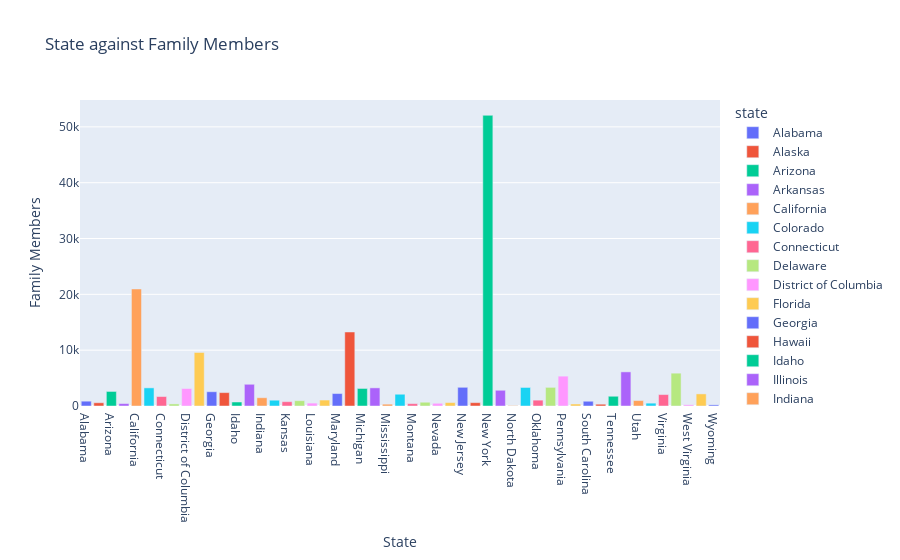

Here is the notebook cell this chart was saved with:
### Code cell
fig = px.bar(homelessness, x='state', y='family_members', color='state', title="State against Family Members")
fig.update_layout(xaxis_title = 'State', yaxis_title = 'Family Members')
fig.show()

### Figure 1 — Plotly figure (JSON) as saved in the notebook; plotly's stock layout.template omitted (floating-point values rounded to 4 significant figures)
{"data": [{"alignmentgroup": "True", "hovertemplate": "state=%{x}<br>family_members=%{y}<extra></extra>", "legendgroup": "Alabama", "marker": {"color": "#636efa", "pattern": {"shape": ""}}, "name": "Alabama", "offsetgroup": "Alabama", "orientation": "v", "showlegend": true, "textposition": "auto", "type": "bar", "x": ["Alabama"], "xaxis": "x", "y": [864], "yaxis": "y"}, {"alignmentgroup": "True", "hovertemplate": "state=%{x}<br>family_members=%{y}<extra></extra>", "legendgroup": "Alaska", "marker": {"color": "#EF553B", "pattern": {"shape": ""}}, "name": "Alaska", "offsetgroup": "Alaska", "orientation": "v", "showlegend": true, "textposition": "auto", "type": "bar", "x": ["Alaska"], "xaxis": "x", "y": [582], "yaxis": "y"}, {"alignmentgroup": "True", "hovertemplate": "state=%{x}<br>family_members=%{y}<extra></extra>", "legendgroup": "Arizona", "marker": {"color": "#00cc96", "pattern": {"shape": ""}}, "name": "Arizona", "offsetgroup": "Arizona", "orientation": "v", "showlegend": true, "textposition": "auto", "type": "bar", "x": ["Arizona"], "xaxis": "x", "y": [2606], "yaxis": "y"}, {"alignmentgroup": "True", "hovertemplate": "state=%{x}<br>family_members=%{y}<extra></extra>", "legendgroup": "Arkansas", "marker": {"color": "#ab63fa", "pattern": {"shape": ""}}, "name": "Arkansas", "offsetgroup": "Arkansas", "orientation": "v", "showlegend": true, "textposition": "auto", "type": "bar", "x": ["Arkansas"], "xaxis": "x", "y": [432], "yaxis": "y"}, {"alignmentgroup": "True", "hovertemplate": "state=%{x}<br>family_members=%{y}<extra></extra>", "legendgroup": "California", "marker": {"color": "#FFA15A", "pattern": {"shape": ""}}, "name": "California", "offsetgroup": "California", "orientation": "v", "showlegend": true, "textposition": "auto", "type": "bar", "x": ["California"], "xaxis": "x", "y": [20964], "yaxis": "y"}, {"alignmentgroup": "True", "hovertemplate": "state=%{x}<br>family_members=%{y}<extra></extra>", "legendgroup": "Colorado", "marker": {"color": "#19d3f3", "pattern": {"shape": ""}}, "name": "Colorado", "offsetgroup": "Colorado", "orientation": "v", "showlegend": true, "textposition": "auto", "type": "bar", "x": ["Colorado"], "xaxis": "x", "y": [3250], "yaxis": "y"}, {"alignmentgroup": "True", "hovertemplate": "state=%{x}<br>family_members=%{y}<extra></extra>", "legendgroup": "Connecticut", "marker": {"color": "#FF6692", "pattern": {"shape": ""}}, "name": "Connecticut", "offsetgroup": "Connecticut", "orientation": "v", "showlegend": true, "textposition": "auto", "type": "bar", "x": ["Connecticut"], "xaxis": "x", "y": [1696], "yaxis": "y"}, {"alignmentgroup": "True", "hovertemplate": "state=%{x}<br>family_members=%{y}<extra></extra>", "legendgroup": "Delaware", "marker": {"color": "#B6E880", "pattern": {"shape": ""}}, "name": "Delaware", "offsetgroup": "Delaware", "orientation": "v", "showlegend": true, "textposition": "auto", "type": "bar", "x": ["Delaware"], "xaxis": "x", "y": [374], "yaxis": "y"}, {"alignmentgroup": "True", "hovertemplate": "state=%{x}<br>family_members=%{y}<extra></extra>", "legendgroup": "District of Columbia", "marker": {"color": "#FF97FF", "pattern": {"shape": ""}}, "name": "District of Columbia", "offsetgroup": "District of Columbia", "orientation": "v", "showlegend": true, "textposition": "auto", "type": "bar", "x": ["District of Columbia"], "xaxis": "x", "y": [3134], "yaxis": "y"}, {"alignmentgroup": "True", "hovertemplate": "state=%{x}<br>family_members=%{y}<extra></extra>", "legendgroup": "Florida", "marker": {"color": "#FECB52", "pattern": {"shape": ""}}, "name": "Florida", "offsetgroup": "Florida", "orientation": "v", "showlegend": true, "textposition": "auto", "type": "bar", "x": ["Florida"], "xaxis": "x", "y": [9587], "yaxis": "y"}, {"alignmentgroup": "True", "hovertemplate": "state=%{x}<br>family_members=%{y}<extra></extra>", "legendgroup": "Georgia", "marker": {"color": "#636efa", "pattern": {"shape": ""}}, "name": "Georgia", "offsetgroup": "Georgia", "orientation": "v", "showlegend": true, "textposition": "auto", "type": "bar", "x": ["Georgia"], "xaxis": "x", "y": [2556], "yaxis": "y"}, {"alignmentgroup": "True", "hovertemplate": "state=%{x}<br>family_members=%{y}<extra></extra>", "legendgroup": "Hawaii", "marker": {"color": "#EF553B", "pattern": {"shape": ""}}, "name": "Hawaii", "offsetgroup": "Hawaii", "orientation": "v", "showlegend": true, "textposition": "auto", "type": "bar", "x": ["Hawaii"], "xaxis": "x", "y": [2399], "yaxis": "y"}, {"alignmentgroup": "True", "hovertemplate": "state=%{x}<br>family_members=%{y}<extra></extra>", "legendgroup": "Idaho", "marker": {"color": "#00cc96", "pattern": {"shape": ""}}, "name": "Idaho", "offsetgroup": "Idaho", "orientation": "v", "showlegend": true, "textposition": "auto", "type": "bar", "x": ["Idaho"], "xaxis": "x", "y": [715], "yaxis": "y"}, {"alignmentgroup": "True", "hovertemplate": "state=%{x}<br>family_members=%{y}<extra></extra>", "legendgroup": "Illinois", "marker": {"color": "#ab63fa", "pattern": {"shape": ""}}, "name": "Illinois", "offsetgroup": "Illinois", "orientation": "v", "showlegend": true, "textposition": "auto", "type": "bar", "x": ["Illinois"], "xaxis": "x", "y": [3891], "yaxis": "y"}, {"alignmentgroup": "True", "hovertemplate": "state=%{x}<br>family_members=%{y}<extra></extra>", "legendgroup": "Indiana", "marker": {"color": "#FFA15A", "pattern": {"shape": ""}}, "name": "Indiana", "offsetgroup": "Indiana", "orientation": "v", "showlegend": true, "textposition": "auto", "type": "bar", "x": ["Indiana"], "xaxis": "x", "y": [1482], "yaxis": "y"}, {"alignmentgroup": "True", "hovertemplate": "state=%{x}<br>family_members=%{y}<extra></extra>", "legendgroup": "Iowa", "marker": {"color": "#19d3f3", "pattern": {"shape": ""}}, "name": "Iowa", "offsetgroup": "Iowa", "orientation": "v", "showlegend": true, "textposition": "auto", "type": "bar", "x": ["Iowa"], "xaxis": "x", "y": [1038], "yaxis": "y"}, {"alignmentgroup": "True", "hovertemplate": "state=%{x}<br>family_members=%{y}<extra></extra>", "legendgroup": "Kansas", "marker": {"color": "#FF6692", "pattern": {"shape": ""}}, "name": "Kansas", "offsetgroup": "Kansas", "orientation": "v", "showlegend": true, "textposition": "auto", "type": "bar", "x": ["Kansas"], "xaxis": "x", "y": [773], "yaxis": "y"}, {"alignmentgroup": "True", "hovertemplate": "state=%{x}<br>family_members=%{y}<extra></extra>", "legendgroup": "Kentucky", "marker": {"color": "#B6E880", "pattern": {"shape": ""}}, "name": "Kentucky", "offsetgroup": "Kentucky", "orientation": "v", "showlegend": true, "textposition": "auto", "type": "bar", "x": ["Kentucky"], "xaxis": "x", "y": [953], "yaxis": "y"}, {"alignmentgroup": "True", "hovertemplate": "state=%{x}<br>family_members=%{y}<extra></extra>", "legendgroup": "Louisiana", "marker": {"color": "#FF97FF", "pattern": {"shape": ""}}, "name": "Louisiana", "offsetgroup": "Louisiana", "orientation": "v", "showlegend": true, "textposition": "auto", "type": "bar", "x": ["Louisiana"], "xaxis": "x", "y": [519], "yaxis": "y"}, {"alignmentgroup": "True", "hovertemplate": "state=%{x}<br>family_members=%{y}<extra></extra>", "legendgroup": "Maine", "marker": {"color": "#FECB52", "pattern": {"shape": ""}}, "name": "Maine", "offsetgroup": "Maine", "orientation": "v", "showlegend": true, "textposition": "auto", "type": "bar", "x": ["Maine"], "xaxis": "x", "y": [1066], "yaxis": "y"}, {"alignmentgroup": "True", "hovertemplate": "state=%{x}<br>family_members=%{y}<extra></extra>", "legendgroup": "Maryland", "marker": {"color": "#636efa", "pattern": {"shape": ""}}, "name": "Maryland", "offsetgroup": "Maryland", "orientation": "v", "showlegend": true, "textposition": "auto", "type": "bar", "x": ["Maryland"], "xaxis": "x", "y": [2230], "yaxis": "y"}, {"alignmentgroup": "True", "hovertemplate": "state=%{x}<br>family_members=%{y}<extra></extra>", "legendgroup": "Massachusetts", "marker": {"color": "#EF553B", "pattern": {"shape": ""}}, "name": "Massachusetts", "offsetgroup": "Massachusetts", "orientation": "v", "showlegend": true, "textposition": "auto", "type": "bar", "x": ["Massachusetts"], "xaxis": "x", "y": [13257], "yaxis": "y"}, {"alignmentgroup": "True", "hovertemplate": "state=%{x}<br>family_members=%{y}<extra></extra>", "legendgroup": "Michigan", "marker": {"color": "#00cc96", "pattern": {"shape": ""}}, "name": "Michigan", "offsetgroup": "Michigan", "orientation": "v", "showlegend": true, "textposition": "auto", "type": "bar", "x": ["Michigan"], "xaxis": "x", "y": [3142], "yaxis": "y"}, {"alignmentgroup": "True", "hovertemplate": "state=%{x}<br>family_members=%{y}<extra></extra>", "legendgroup": "Minnesota", "marker": {"color": "#ab63fa", "pattern": {"shape": ""}}, "name": "Minnesota", "offsetgroup": "Minnesota", "orientation": "v", "showlegend": true, "textposition": "auto", "type": "bar", "x": ["Minnesota"], "xaxis": "x", "y": [3250], "yaxis": "y"}, {"alignmentgroup": "True", "hovertemplate": "state=%{x}<br>family_members=%{y}<extra></extra>", "legendgroup": "Mississippi", "marker": {"color": "#FFA15A", "pattern": {"shape": ""}}, "name": "Mississippi", "offsetgroup": "Mississippi", "orientation": "v", "showlegend": true, "textposition": "auto", "type": "bar", "x": ["Mississippi"], "xaxis": "x", "y": [328], "yaxis": "y"}, {"alignmentgroup": "True", "hovertemplate": "state=%{x}<br>family_members=%{y}<extra></extra>", "legendgroup": "Missouri", "marker": {"color": "#19d3f3", "pattern": {"shape": ""}}, "name": "Missouri", "offsetgroup": "Missouri", "orientation": "v", "showlegend": true, "textposition": "auto", "type": "bar", "x": ["Missouri"], "xaxis": "x", "y": [2107], "yaxis": "y"}, {"alignmentgroup": "True", "hovertemplate": "state=%{x}<br>family_members=%{y}<extra></extra>", "legendgroup": "Montana", "marker": {"color": "#FF6692", "pattern": {"shape": ""}}, "name": "Montana", "offsetgroup": "Montana", "orientation": "v", "showlegend": true, "textposition": "auto", "type": "bar", "x": ["Montana"], "xaxis": "x", "y": [422], "yaxis": "y"}, {"alignmentgroup": "True", "hovertemplate": "state=%{x}<br>family_members=%{y}<extra></extra>", "legendgroup": "Nebraska", "marker": {"color": "#B6E880", "pattern": {"shape": ""}}, "name": "Nebraska", "offsetgroup": "Nebraska", "orientation": "v", "showlegend": true, "textposition": "auto", "type": "bar", "x": ["Nebraska"], "xaxis": "x", "y": [676], "yaxis": "y"}, {"alignmentgroup": "True", "hovertemplate": "state=%{x}<br>family_members=%{y}<extra></extra>", "legendgroup": "Nevada", "marker": {"color": "#FF97FF", "pattern": {"shape": ""}}, "name": "Nevada", "offsetgroup": "Nevada", "orientation": "v", "showlegend": true, "textposition": "auto", "type": "bar", "x": ["Nevada"], "xaxis": "x", "y": [486], "yaxis": "y"}, {"alignmentgroup": "True", "hovertemplate": "state=%{x}<br>family_members=%{y}<extra></extra>", "legendgroup": "New Hampshire", "marker": {"color": "#FECB52", "pattern": {"shape": ""}}, "name": "New Hampshire", "offsetgroup": "New Hampshire", "orientation": "v", "showlegend": true, "textposition": "auto", "type": "bar", "x": ["New Hampshire"], "xaxis": "x", "y": [615], "yaxis": "y"}, {"alignmentgroup": "True", "hovertemplate": "state=%{x}<br>family_members=%{y}<extra></extra>", "legendgroup": "New Jersey", "marker": {"color": "#636efa", "pattern": {"shape": ""}}, "name": "New Jersey", "offsetgroup": "New Jersey", "orientation": "v", "showlegend": true, "textposition": "auto", "type": "bar", "x": ["New Jersey"], "xaxis": "x", "y": [3350], "yaxis": "y"}, {"alignmentgroup": "True", "hovertemplate": "state=%{x}<br>family_members=%{y}<extra></extra>", "legendgroup": "New Mexico", "marker": {"color": "#EF553B", "pattern": {"shape": ""}}, "name": "New Mexico", "offsetgroup": "New Mexico", "orientation": "v", "showlegend": true, "textposition": "auto", "type": "bar", "x": ["New Mexico"], "xaxis": "x", "y": [602], "yaxis": "y"}, {"alignmentgroup": "True", "hovertemplate": "state=%{x}<br>family_members=%{y}<extra></extra>", "legendgroup": "New York", "marker": {"color": "#00cc96", "pattern": {"shape": ""}}, "name": "New York", "offsetgroup": "New York", "orientation": "v", "showlegend": true, "textposition": "auto", "type": "bar", "x": ["New York"], "xaxis": "x", "y": [52070], "yaxis": "y"}, {"alignmentgroup": "True", "hovertemplate": "state=%{x}<br>family_members=%{y}<extra></extra>", "legendgroup": "North Carolina", "marker": {"color": "#ab63fa", "pattern": {"shape": ""}}, "name": "North Carolina", "offsetgroup": "North Carolina", "orientation": "v", "showlegend": true, "textposition": "auto", "type": "bar", "x": ["North Carolina"], "xaxis": "x", "y": [2817], "yaxis": "y"}, {"alignmentgroup": "True", "hovertemplate": "state=%{x}<br>family_members=%{y}<extra></extra>", "legendgroup": "North Dakota", "marker": {"color": "#FFA15A", "pattern": {"shape": ""}}, "name": "North Dakota", "offsetgroup": "North Dakota", "orientation": "v", "showlegend": true, "textposition": "auto", "type": "bar", "x": ["North Dakota"], "xaxis": "x", "y": [75], "yaxis": "y"}, {"alignmentgroup": "True", "hovertemplate": "state=%{x}<br>family_members=%{y}<extra></extra>", "legendgroup": "Ohio", "marker": {"color": "#19d3f3", "pattern": {"shape": ""}}, "name": "Ohio", "offsetgroup": "Ohio", "orientation": "v", "showlegend": true, "textposition": "auto", "type": "bar", "x": ["Ohio"], "xaxis": "x", "y": [3320], "yaxis": "y"}, {"alignmentgroup": "True", "hovertemplate": "state=%{x}<br>family_members=%{y}<extra></extra>", "legendgroup": "Oklahoma", "marker": {"color": "#FF6692", "pattern": {"shape": ""}}, "name": "Oklahoma", "offsetgroup": "Oklahoma", "orientation": "v", "showlegend": true, "textposition": "auto", "type": "bar", "x": ["Oklahoma"], "xaxis": "x", "y": [1048], "yaxis": "y"}, {"alignmentgroup": "True", "hovertemplate": "state=%{x}<br>family_members=%{y}<extra></extra>", "legendgroup": "Oregon", "marker": {"color": "#B6E880", "pattern": {"shape": ""}}, "name": "Oregon", "offsetgroup": "Oregon", "orientation": "v", "showlegend": true, "textposition": "auto", "type": "bar", "x": ["Oregon"], "xaxis": "x", "y": [3337], "yaxis": "y"}, {"alignmentgroup": "True", "hovertemplate": "state=%{x}<br>family_members=%{y}<extra></extra>", "legendgroup": "Pennsylvania", "marker": {"color": "#FF97FF", "pattern": {"shape": ""}}, "name": "Pennsylvania", "offsetgroup": "Pennsylvania", "orientation": "v", "showlegend": true, "textposition": "auto", "type": "bar", "x": ["Pennsylvania"], "xaxis": "x", "y": [5349], "yaxis": "y"}, {"alignmentgroup": "True", "hovertemplate": "state=%{x}<br>family_members=%{y}<extra></extra>", "legendgroup": "Rhode Island", "marker": {"color": "#FECB52", "pattern": {"shape": ""}}, "name": "Rhode Island", "offsetgroup": "Rhode Island", "orientation": "v", "showlegend": true, "textposition": "auto", "type": "bar", "x": ["Rhode Island"], "xaxis": "x", "y": [354], "yaxis": "y"}, {"alignmentgroup": "True", "hovertemplate": "state=%{x}<br>family_members=%{y}<extra></extra>", "legendgroup": "South Carolina", "marker": {"color": "#636efa", "pattern": {"shape": ""}}, "name": "South Carolina", "offsetgroup": "South Carolina", "orientation": "v", "showlegend": true, "textposition": "auto", "type": "bar", "x": ["South Carolina"], "xaxis": "x", "y": [851], "yaxis": "y"}, {"alignmentgroup": "True", "hovertemplate": "state=%{x}<br>family_members=%{y}<extra></extra>", "legendgroup": "South Dakota", "marker": {"color": "#EF553B", "pattern": {"shape": ""}}, "name": "South Dakota", "offsetgroup": "South Dakota", "orientation": "v", "showlegend": true, "textposition": "auto", "type": "bar", "x": ["South Dakota"], "xaxis": "x", "y": [323], "yaxis": "y"}, {"alignmentgroup": "True", "hovertemplate": "state=%{x}<br>family_members=%{y}<extra></extra>", "legendgroup": "Tennessee", "marker": {"color": "#00cc96", "pattern": {"shape": ""}}, "name": "Tennessee", "offsetgroup": "Tennessee", "orientation": "v", "showlegend": true, "textposition": "auto", "type": "bar", "x": ["Tennessee"], "xaxis": "x", "y": [1744], "yaxis": "y"}, {"alignmentgroup": "True", "hovertemplate": "state=%{x}<br>family_members=%{y}<extra></extra>", "legendgroup": "Texas", "marker": {"color": "#ab63fa", "pattern": {"shape": ""}}, "name": "Texas", "offsetgroup": "Texas", "orientation": "v", "showlegend": true, "textposition": "auto", "type": "bar", "x": ["Texas"], "xaxis": "x", "y": [6111], "yaxis": "y"}, {"alignmentgroup": "True", "hovertemplate": "state=%{x}<br>family_members=%{y}<extra></extra>", "legendgroup": "Utah", "marker": {"color": "#FFA15A", "pattern": {"shape": ""}}, "name": "Utah", "offsetgroup": "Utah", "orientation": "v", "showlegend": true, "textposition": "auto", "type": "bar", "x": ["Utah"], "xaxis": "x", "y": [972], "yaxis": "y"}, {"alignmentgroup": "True", "hovertemplate": "state=%{x}<br>family_members=%{y}<extra></extra>", "legendgroup": "Vermont", "marker": {"color": "#19d3f3", "pattern": {"shape": ""}}, "name": "Vermont", "offsetgroup": "Vermont", "orientation": "v", "showlegend": true, "textposition": "auto", "type": "bar", "x": ["Vermont"], "xaxis": "x", "y": [511], "yaxis": "y"}, {"alignmentgroup": "True", "hovertemplate": "state=%{x}<br>family_members=%{y}<extra></extra>", "legendgroup": "Virginia", "marker": {"color": "#FF6692", "pattern": {"shape": ""}}, "name": "Virginia", "offsetgroup": "Virginia", "orientation": "v", "showlegend": true, "textposition": "auto", "type": "bar", "x": ["Virginia"], "xaxis": "x", "y": [2047], "yaxis": "y"}, {"alignmentgroup": "True", "hovertemplate": "state=%{x}<br>family_members=%{y}<extra></extra>", "legendgroup": "Washington", "marker": {"color": "#B6E880", "pattern": {"shape": ""}}, "name": "Washington", "offsetgroup": "Washington", "orientation": "v", "showlegend": true, "textposition": "auto", "type": "bar", "x": ["Washington"], "xaxis": "x", "y": [5880], "yaxis": "y"}, {"alignmentgroup": "True", "hovertemplate": "state=%{x}<br>family_members=%{y}<extra></extra>", "legendgroup": "West Virginia", "marker": {"color": "#FF97FF", "pattern": {"shape": ""}}, "name": "West Virginia", "offsetgroup": "West Virginia", "orientation": "v", "showlegend": true, "textposition": "auto", "type": "bar", "x": ["West Virginia"], "xaxis": "x", "y": [222], "yaxis": "y"}, {"alignmentgroup": "True", "hovertemplate": "state=%{x}<br>family_members=%{y}<extra></extra>", "legendgroup": "Wisconsin", "marker": {"color": "#FECB52", "pattern": {"shape": ""}}, "name": "Wisconsin", "offsetgroup": "Wisconsin", "orientation": "v", "showlegend": true, "textposition": "auto", "type": "bar", "x": ["Wisconsin"], "xaxis": "x", "y": [2167], "yaxis": "y"}, {"alignmentgroup": "True", "hovertemplate": "state=%{x}<br>family_members=%{y}<extra></extra>", "legendgroup": "Wyoming", "marker": {"color": "#636efa", "pattern": {"shape": ""}}, "name": "Wyoming", "offsetgroup": "Wyoming", "orientation": "v", "showlegend": true, "textposition": "auto", "type": "bar", "x": ["Wyoming"], "xaxis": "x", "y": [205], "yaxis": "y"}], "layout": {"barmode": "relative", "legend": {"title": {"text": "state"}, "tracegroupgap": 0}, "title": {"text": "State against Family Members"}, "xaxis": {"anchor": "y", "categoryarray": ["Alabama", "Alaska", "Arizona", "Arkansas", "California", "Colorado", "Connecticut", "Delaware", "District of Columbia", "Florida", "Georgia", "Hawaii", "Idaho", "Illinois", "Indiana", "Iowa", "Kansas", "Kentucky", "Louisiana", "Maine", "Maryland", "Massachusetts", "Michigan", "Minnesota", "Mississippi", "Missouri", "Montana", "Nebraska", "Nevada", "New Hampshire", "New Jersey", "New Mexico", "New York", "North Carolina", "North Dakota", "Ohio", "Oklahoma", "Oregon", "Pennsylvania", "Rhode Island", "South Carolina", "South Dakota", "Tennessee", "Texas", "Utah", "Vermont", "Virginia", "Washington", "West Virginia", "Wisconsin", "Wyoming"], "categoryorder": "array", "domain": [0, 1], "title": {"text": "State"}}, "yaxis": {"anchor": "x", "domain": [0, 1], "title": {"text": "Family Members"}}}}
